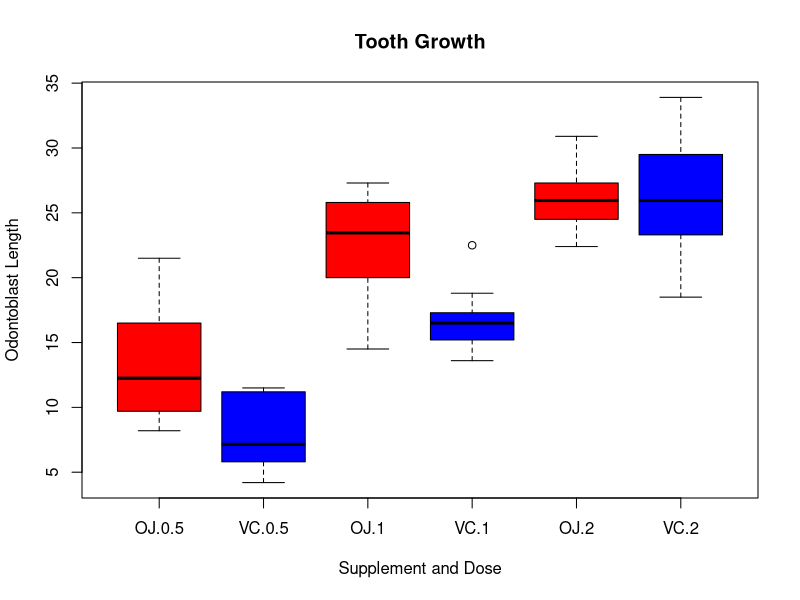

This figure's R source: (Note: this script raises an error after producing the figure.)
## ---- chunk 1
data("ToothGrowth")
head(ToothGrowth)
## ---- chunk 2
boxplot(len~supp+dose, data=ToothGrowth, notch=FALSE,
  col=(c("red","blue")),
  main="Tooth Growth", xlab="Supplement and Dose", ylab = "Odontoblast Length") 
## ---- chunk 3
summary(ToothGrowth)
## ---- chunk 4
r2 <- t.test(len~supp, paired=F, data=ToothGrowth)
r2$p.value
r2$conf.int
